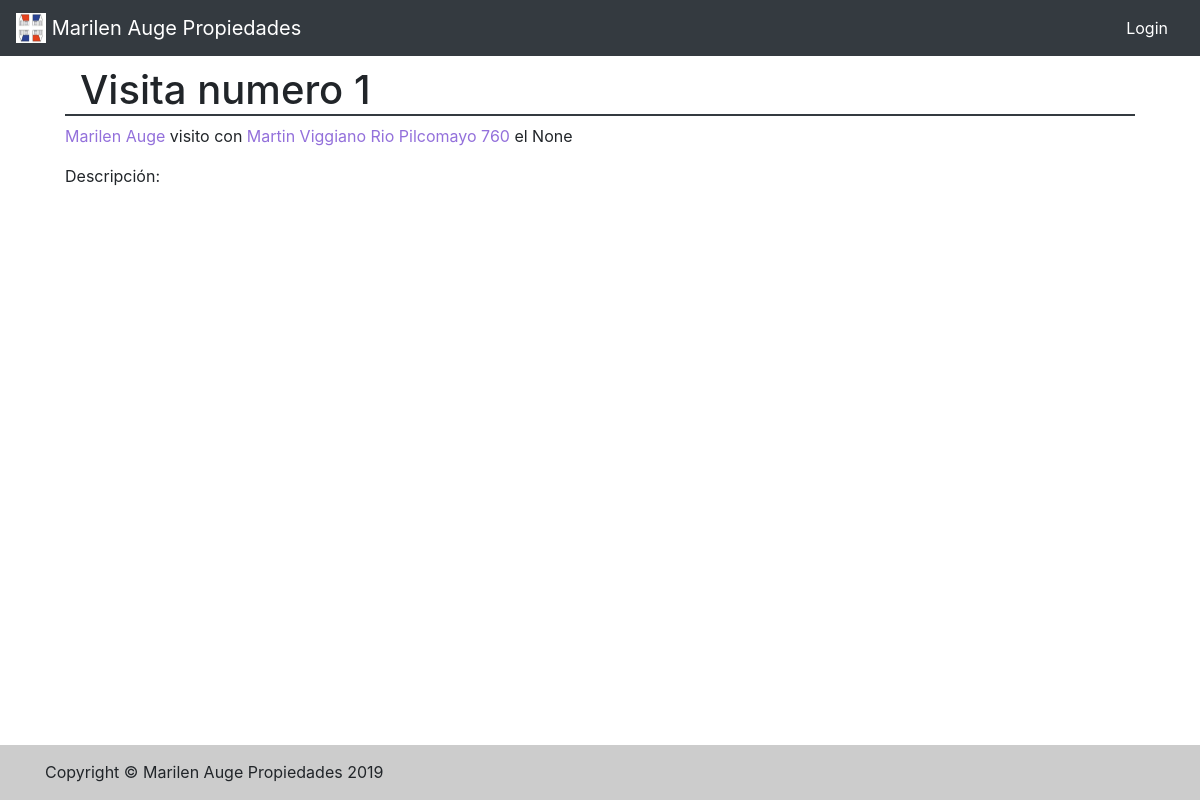
Screenshot of /visita/1/ with the database file from the repository.
### main/models.py (models this page shows, shortened)
class Visita(models.Model):
    propiedad = models.ForeignKey(Propiedad, on_delete=models.CASCADE)
    cliente = models.ForeignKey(Cliente, on_delete=models.CASCADE)
    agente = models.ForeignKey(Agente, default='1', on_delete=models.CASCADE)
    descripcion = models.TextField(max_length=100, default='')
    fecha = models.DateField(default=timezone.now)

class Agente(models.Model):
    nombre = models.CharField(max_length=30)
    apellido = models.CharField(max_length=30)
    def __str__(self):
        return '%s %s' % (self.nombre, self.apellido)
    class Meta:
        verbose_name_plural = "agentes"

class Cliente(models.Model):
    nombre = models.CharField(max_length=30)
    apellido = models.CharField(max_length=30)
    busca_ambientes = models.PositiveIntegerField(null=True, blank=True, default=1)
    busca_precio = models.PositiveIntegerField(null=True, blank=True, default=1)
    busca_localidad = models.CharField(max_length=30, null=True, blank=True, default='San Miguel')
    class Meta:
        verbose_name_plural = "clientes"
    def __str__(self):
        return '%s %s' % (self.nombre, self.apellido)

class Propiedad(models.Model):
    cliente = models.ForeignKey(Cliente, on_delete=models.CASCADE)
    en_venta = models.BooleanField(blank=True)
    apto_credito = models.BooleanField()
    apto_profesional = models.BooleanField()
    CP = models.PositiveIntegerField()
    localidad = models.CharField(max_length=30)
    partido = models.CharField(max_length=30)
    direccion = models.CharField(max_length=30)
    entre = models.CharField(max_length=70, blank=True)
    numero = models.PositiveIntegerField()
    antiguedad = models.PositiveIntegerField(blank=True)
    plano = models.BooleanField()
    superficie_total = models.PositiveIntegerField()
    superficie_semicubierta = models.PositiveIntegerField()
    superficie_cubierta = models.PositiveIntegerField()
    superficie_descubierta = models.PositiveIntegerField()
    medida_frente = models.PositiveIntegerField(blank=True, default='')
    ambientes = models.PositiveIntegerField()
    dormitorios = models.PositiveIntegerField()
    banos = models.PositiveIntegerField()
    cochera = models.BooleanField()
    gas = models.BooleanField(blank=True)
    cloacas = models.BooleanField(blank=True)
    asfalto = models.BooleanField(blank=True)
    agua_corriente = models.BooleanField(blank=True)
    foto = models.ImageField(upload_to=upload_location, blank=True, null=True)
    publicada = models.DateField(default=timezone.now)
    descripcion = models.TextField(max_length=300, default='', blank=True)
    orientaciones = (
        ('n', 'Nor'),
        ('s', 'Sur'),
        ('e', 'Este'),
        ('o', 'Oeste'),
        ('no', 'Noroeste'),
        ('so', 'Sudoeste'),
    )
    zonificaciones = (
        ('u', 'Urbana'),
        ('r', 'Rural'),
        ('s', 'Semiurbana'),
    )
    orientacion = models.CharField(max_length=1, choices=orientaciones, blank=True, default='s',
                                   help_text='Orientacion del Inmueble')
    zonificacion = models.CharField(max_length=1, choices=zonificaciones, blank=True, default='c',
                                    help_text='Zonificacion del Inmueble')
    class Meta:
        verbose_name_plural = "propiedades"
    def __str__(self):
        return '%s %s' % (self.direccion, self.numero)

### main/views.py (the view)
# urls.py: path('visita/<int:pk>/', views.VisitaDetailView.as_view(), name='detalle_visita'),
class VisitaDetailView(DetailView):
    template_name = 'main/mostrar_visita.html'
    queryset = Visita.objects.all()
    def get_object(self):
        id_ = self.kwargs.get("pk")
        return get_object_or_404(Visita, pk=id_)

### templates/main/mostrar_visita.html (shortened to what this page needs)
{% extends 'main/base.html' %}
{% block breadcrumb %}  Visita numero {{ visita.id }}{% endblock %}
{% block content %}
    <p> <a href='../../agente/{{visita.agente.id}}'> {{ visita.agente}}</a> visito con <a href='../../cliente/{{visita.cliente.id}}'> {{ visita.cliente}} </a>
        <a href='../../propiedad/{{visita.propiedad.id}}'> {{ visita.propiedad}}</a> el {{ visita.fecha }} </p>
    <p>Descripción: {{ visita.descr }}</p>
{% endblock %}

### static/css/app.css (style rules this page uses)
body { display: flex; flex-direction: column; min-height: 100vh; }
a { color:mediumpurple; }

### rows the page displays
Visita: id "1", agente "Marilen Auge", cliente "Martin Viggiano", propiedad "Rio Pilcomayo 760", fecha "None"
